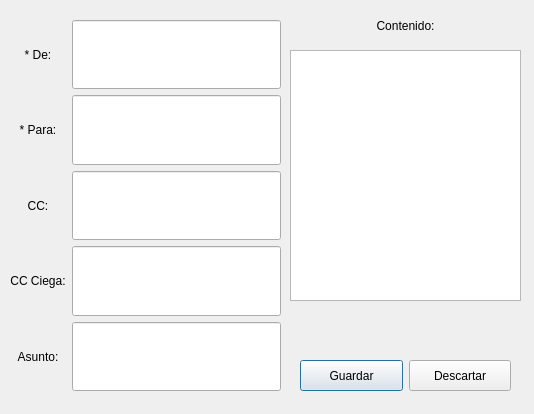
<?xml version="1.0" encoding="UTF-8"?>
<ui version="4.0">
 <class>modificar</class>
 <widget class="QDialog" name="modificar">
  <property name="geometry">
   <rect>
    <x>0</x>
    <y>0</y>
    <width>534</width>
    <height>414</height>
   </rect>
  </property>
  <property name="windowTitle">
   <string>Dialog</string>
  </property>
  <widget class="QWidget" name="layoutWidget">
   <property name="geometry">
    <rect>
     <x>10</x>
     <y>10</y>
     <width>271</width>
     <height>391</height>
    </rect>
   </property>
   <layout class="QHBoxLayout" name="horizontalLayout">
    <item>
     <layout class="QVBoxLayout" name="verticalLayout_2">
      <property name="topMargin">
       <number>10</number>
      </property>
      <property name="bottomMargin">
       <number>10</number>
      </property>
      <item>
       <widget class="QLabel" name="rem">
        <property name="text">
         <string>* De:</string>
        </property>
        <property name="alignment">
         <set>Qt::AlignCenter</set>
        </property>
       </widget>
      </item>
      <item>
       <widget class="QLabel" name="des">
        <property name="text">
         <string>* Para:</string>
        </property>
        <property name="alignment">
         <set>Qt::AlignCenter</set>
        </property>
       </widget>
      </item>
      <item>
       <widget class="QLabel" name="copiaCarbon">
        <property name="text">
         <string>CC:</string>
        </property>
        <property name="alignment">
         <set>Qt::AlignCenter</set>
        </property>
       </widget>
      </item>
      <item>
       <widget class="QLabel" name="copiaCarbonCiega">
        <property name="text">
         <string>CC Ciega:</string>
        </property>
        <property name="alignment">
         <set>Qt::AlignCenter</set>
        </property>
       </widget>
      </item>
      <item>
       <widget class="QLabel" name="asunto">
        <property name="text">
         <string>Asunto:</string>
        </property>
        <property name="alignment">
         <set>Qt::AlignCenter</set>
        </property>
       </widget>
      </item>
     </layout>
    </item>
    <item>
     <layout class="QVBoxLayout" name="verticalLayout">
      <property name="topMargin">
       <number>10</number>
      </property>
      <property name="bottomMargin">
       <number>10</number>
      </property>
      <item>
       <widget class="QLineEdit" name="rem_linea">
        <property name="sizePolicy">
         <sizepolicy hsizetype="Expanding" vsizetype="Preferred">
          <horstretch>0</horstretch>
          <verstretch>0</verstretch>
         </sizepolicy>
        </property>
       </widget>
      </item>
      <item>
       <widget class="QLineEdit" name="des_linea">
        <property name="sizePolicy">
         <sizepolicy hsizetype="Expanding" vsizetype="Preferred">
          <horstretch>0</horstretch>
          <verstretch>0</verstretch>
         </sizepolicy>
        </property>
       </widget>
      </item>
      <item>
       <widget class="QLineEdit" name="copiaCarbon_linea">
        <property name="sizePolicy">
         <sizepolicy hsizetype="Expanding" vsizetype="Preferred">
          <horstretch>0</horstretch>
          <verstretch>0</verstretch>
         </sizepolicy>
        </property>
       </widget>
      </item>
      <item>
       <widget class="QLineEdit" name="copiaCarbonCiega_linea">
        <property name="sizePolicy">
         <sizepolicy hsizetype="Expanding" vsizetype="Preferred">
          <horstretch>0</horstretch>
          <verstretch>0</verstretch>
         </sizepolicy>
        </property>
       </widget>
      </item>
      <item>
       <widget class="QLineEdit" name="asunto_linea">
        <property name="sizePolicy">
         <sizepolicy hsizetype="Preferred" vsizetype="Preferred">
          <horstretch>0</horstretch>
          <verstretch>0</verstretch>
         </sizepolicy>
        </property>
       </widget>
      </item>
     </layout>
    </item>
   </layout>
  </widget>
  <widget class="QPlainTextEdit" name="contenido_caja">
   <property name="geometry">
    <rect>
     <x>290</x>
     <y>50</y>
     <width>231</width>
     <height>251</height>
    </rect>
   </property>
  </widget>
  <widget class="QWidget" name="layoutWidget_2">
   <property name="geometry">
    <rect>
     <x>290</x>
     <y>350</y>
     <width>231</width>
     <height>51</height>
    </rect>
   </property>
   <layout class="QHBoxLayout" name="horizontalLayout_2">
    <property name="leftMargin">
     <number>10</number>
    </property>
    <property name="topMargin">
     <number>10</number>
    </property>
    <property name="rightMargin">
     <number>10</number>
    </property>
    <property name="bottomMargin">
     <number>10</number>
    </property>
    <item>
     <widget class="QPushButton" name="guardar">
      <property name="sizePolicy">
       <sizepolicy hsizetype="Minimum" vsizetype="Preferred">
        <horstretch>0</horstretch>
        <verstretch>0</verstretch>
       </sizepolicy>
      </property>
      <property name="text">
       <string>Guardar</string>
      </property>
     </widget>
    </item>
    <item>
     <widget class="QPushButton" name="descartar">
      <property name="sizePolicy">
       <sizepolicy hsizetype="Minimum" vsizetype="Preferred">
        <horstretch>0</horstretch>
        <verstretch>0</verstretch>
       </sizepolicy>
      </property>
      <property name="text">
       <string>Descartar</string>
      </property>
     </widget>
    </item>
   </layout>
  </widget>
  <widget class="QLabel" name="contenido">
   <property name="geometry">
    <rect>
     <x>290</x>
     <y>10</y>
     <width>231</width>
     <height>31</height>
    </rect>
   </property>
   <property name="text">
    <string>Contenido:</string>
   </property>
   <property name="alignment">
    <set>Qt::AlignCenter</set>
   </property>
  </widget>
 </widget>
 <resources/>
 <connections>
  <connection>
   <sender>descartar</sender>
   <signal>clicked()</signal>
   <receiver>modificar</receiver>
   <slot>close()</slot>
   <hints>
    <hint type="sourcelabel">
     <x>443</x>
     <y>371</y>
    </hint>
    <hint type="destinationlabel">
     <x>437</x>
     <y>324</y>
    </hint>
   </hints>
  </connection>
 </connections>
</ui>
